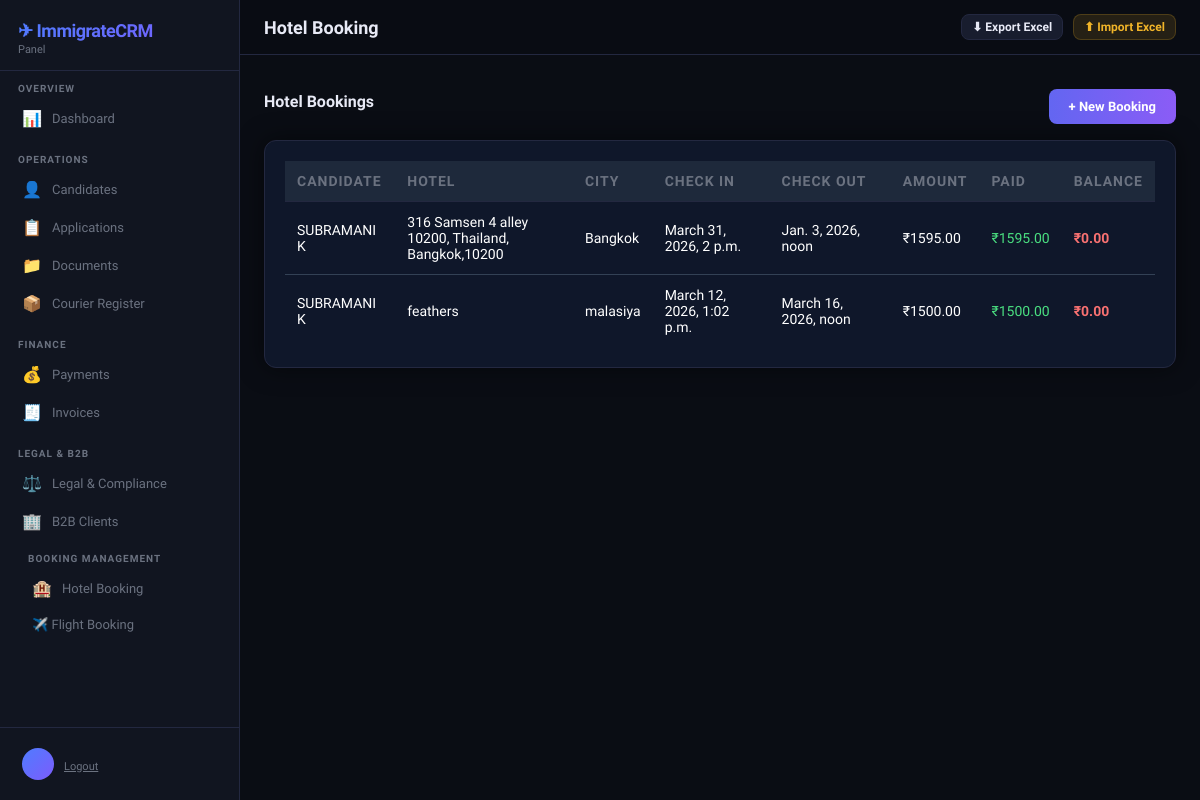
The page /hotel/ on the database its author committed.
### crm/models.py (models this page shows, shortened)
class HotelBooking(models.Model):
    candidate = models.ForeignKey(
        Candidate,
        on_delete=models.CASCADE,
        related_name='hotel_bookings'
    )
    hotel_name = models.CharField(
        max_length=200
    )
    city = models.CharField(
        max_length=100,
        blank=True
    )
    check_in = models.DateTimeField()
    check_out = models.DateTimeField()
    room_number = models.CharField(
        max_length=50,
        blank=True
    )
    booking_reference = models.CharField(
        max_length=100,
        blank=True
    )
    amount = models.DecimalField(
        max_digits=12,
        decimal_places=2,
        default=0
    )
    amount_paid = models.DecimalField(
        max_digits=12,
        decimal_places=2,
        default=0
    )
    notes = models.TextField(
        blank=True
    )
    created_at = models.DateTimeField(
        auto_now_add=True
    )
    @property
    def balance(self):
        return self.amount - self.amount_paid
    class Meta:
        ordering = ['check_out']

class Candidate(models.Model):
    CANDIDATE_TYPE = [('New','New'),('Renewal','Renewal'),('Repeat','Repeat')]
    STATUS_CHOICES = [
        ('New','New'),('Documents Pending','Documents Pending'),
        ('Processing','Processing'),('Visa Applied','Visa Applied'),
        ('Approved','Approved'),('Ticket Booked','Ticket Booked'),
        ('Boarded','Boarded'),('Cancelled','Cancelled'),('Refunded','Refunded'),
    ]
    MEDICAL_CHOICES = [('Pending','Pending'),('Fit','Fit'),('Unfit','Unfit'),
                       ('Awaiting Report','Awaiting Report'),('Done','Done')]
    VISA_CHOICES = [('Not Applied','Not Applied'),('Applied','Applied'),
                    ('Approved','Approved'),('Rejected','Rejected'),('On Hold','On Hold')]
    TICKET_CHOICES = [('Not Booked','Not Booked'),('Booked','Booked'),
                      ('Confirmed','Confirmed'),('Cancelled','Cancelled')]
    RESUME_CHOICES = [('Not Received','Not Received'),('Received','Received'),('Uploaded','Uploaded')]
    PASSPORT_COPY_CHOICES = [('Not Received','Not Received'),('Soft Copy','Soft Copy'),
                             ('Original','Original'),('Both','Both')]
    OFFER_LETTER_CHOICES = [('Not Received','Not Received'),('Received','Received'),
                            ('Signed','Signed'),('Sent to Candidate','Sent to Candidate')]
    name = models.CharField(max_length=200)
    phone = models.CharField(max_length=20)
    passport_number = models.CharField(max_length=50, blank=True)
    country = models.CharField(max_length=100, blank=True)
    position = models.CharField(max_length=200, blank=True)
    experience = models.CharField(max_length=100, blank=True)
    status = models.CharField(max_length=30, choices=STATUS_CHOICES, default='New')
    medical_status = models.CharField(max_length=30, choices=MEDICAL_CHOICES, default='Pending')
    visa_status = models.CharField(max_length=30, choices=VISA_CHOICES, default='Not Applied')
    ticket_status = models.CharField(max_length=30, choices=TICKET_CHOICES, default='Not Booked')
    payment = models.DecimalField(max_digits=12, decimal_places=2, default=0)
    resume_status = models.CharField(max_length=30, choices=RESUME_CHOICES, default='Not Received')
    resume_file = models.FileField(upload_to='resumes/', blank=True, null=True)
    passport_copy_status = models.CharField(max_length=30, choices=PASSPORT_COPY_CHOICES, default='Not Received')
    passport_copy_file = models.FileField(upload_to='passports/', blank=True, null=True)
    offer_letter_status = models.CharField(max_length=30, choices=OFFER_LETTER_CHOICES, default='Not Received')
    offer_letter_file = models.FileField(upload_to='offer_letters/', blank=True, null=True)
    travel_date = models.DateField(null=True, blank=True)
    reference = models.CharField(max_length=200, blank=True)
    remarks = models.TextField(blank=True)
    followup_date = models.DateField(null=True, blank=True)
    staff_name = models.CharField(max_length=100, blank=True)
    registration_date = models.DateField(null=True, blank=True)
    candidate_type = models.CharField(max_length=20, choices=CANDIDATE_TYPE, default='New')
    created_at = models.DateTimeField(auto_now_add=True)
    updated_at = models.DateTimeField(auto_now=True)
    class Meta:
        ordering = ['-created_at']

### crm/views.py (the view, shortened to what this page needs)
# urls.py: path('hotel/',views.hotel,name="hotel"),
def hotel(request):
    bookings=HotelBooking.objects.all()
    candidates=Candidate.objects.all()
    return render(
    request,
    "crm/hotel.html",
    {
    "bookings":bookings,
    "candidates":candidates
    }
    )

### crm/templates/crm/hotel.html (shortened to what this page needs)
{% extends 'crm/base.html' %}
{% block page_title %}
Hotel Booking
{% endblock %}
{% block content %}
<div class="section-header">
<div class="section-title">
Hotel Bookings
</div>
<button class="btn btn-primary"
onclick="openModal()">
+ New Booking
</button>
</div>
<div class="table-card">
<table>
<thead>
<tr>
<th>Candidate</th>
<th>Hotel</th>
<th>City</th>
<th>Check In</th>
<th>Check Out</th>
<th>Amount</th>
<th>Paid</th>
<th>Balance</th>
</tr>
</thead>
<tbody>
{% for h in bookings %}
<tr>
<td>{{ h.candidate.name }}</td>
<td>{{ h.hotel_name }}</td>
<td>{{ h.city }}</td>
<td>{{ h.check_in }}</td>
<td>{{ h.check_out }}</td>
<td>₹{{ h.amount }}</td>
<td class="paid">
₹{{ h.amount_paid }}
</td>
<td class="balance">
₹{{ h.balance }}
</td>
</tr>
{% endfor %}
</tbody>
</table>
</div>
{% endblock %}

### crm/static/crm/css/style.css (style rules this page uses)
:root { --bg: #0a0d14; --surface: #111520; --surface2: #181d2e; --border: #232840; --accent: #4f7cff; --accent2: #7c5cfc; --gold: #f0b429; --green: #22c55e; --red: #ef4444; --amber: #f59e0b; --text: #e8eaf6; --muted: #6b7280; --radius: 12px; --shadow: 0 8px 32px rgba(0,0,0,0.4); }
* { margin:0;padding:0;box-sizing:border-box; }
body { font-family:'Sora',sans-serif;background:var(--bg);color:var(--text);min-height:100vh; }
.btn { padding:8px 16px;border-radius:8px;border:none;font-family:'Sora',sans-serif; font-size:13px;font-weight:600;cursor:pointer;transition:all .15s; display:inline-flex;align-items:center;gap:6px;text-decoration:none; }
.btn-primary { background:linear-gradient(135deg,var(--accent),var(--accent2));color:#fff; }
.section-header { display:flex;align-items:center;justify-content:space-between;margin-bottom:16px; }
.section-title { font-size:16px;font-weight:700; }
.table-card { background:var(--surface);border:1px solid var(--border);border-radius:var(--radius);overflow:hidden; }
table { width:100%;border-collapse:collapse; }
th { background:var(--surface2);font-size:11px;font-weight:700;color:var(--muted); text-transform:uppercase;letter-spacing:.07em;padding:10px 14px;text-align:left; border-bottom:1px solid var(--border);white-space:nowrap; }
td { padding:10px 14px;font-size:13px;border-bottom:1px solid rgba(35,40,64,.5);vertical-align:middle; }
tr:last-child td { border-bottom:none; }

### crm/templates/crm/hotel.html (style rules this page uses)
.table-card { background:#0f172a; padding:20px; border-radius:12px; box-shadow:0 0 25px rgba(0,0,0,.5); }
table { width:100%; border-collapse:collapse; color:white; }
th { background:#1e293b; padding:12px; text-align:left; font-size:14px; }
td { padding:12px; border-bottom:1px solid #334155; font-size:14px; }
.btn-primary { background:linear-gradient(90deg,#6366f1,#8b5cf6); border:none; padding:10px 20px; border-radius:8px; color:white; font-weight:600; cursor:pointer; transition:.3s; margin-top:10px; }
.balance { font-weight:bold; color:#f87171; }
.paid { color:#4ade80; }

### rows shown on the page
HotelBooking: candidate.name "SUBRAMANI K", hotel_name "316 Samsen 4 alley 10200, Thailand, Bangkok,10200", city "Bangkok", check_in "March 31, 2026, 2 p.m.", check_out "Jan. 3, 2026, noon", amount "1595.00", amount_paid "1595.00", balance "0.00"
HotelBooking: candidate.name "SUBRAMANI K", hotel_name "feathers", city "malasiya", check_in "March 12, 2026, 1:02 p.m.", check_out "March 16, 2026, noon", amount "1500.00", amount_paid "1500.00", balance "0.00"
